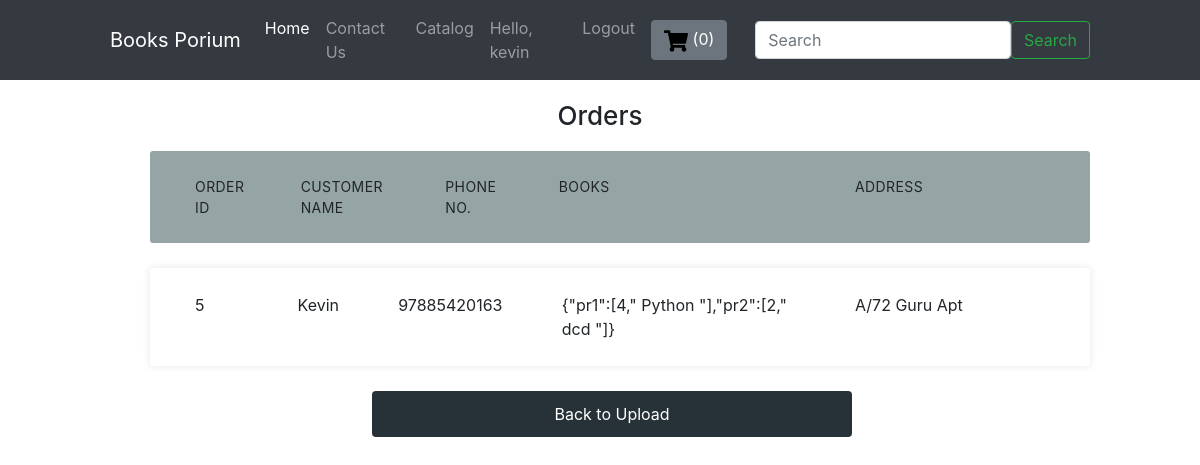
Before: /vieworders (signed in) with the older database file.
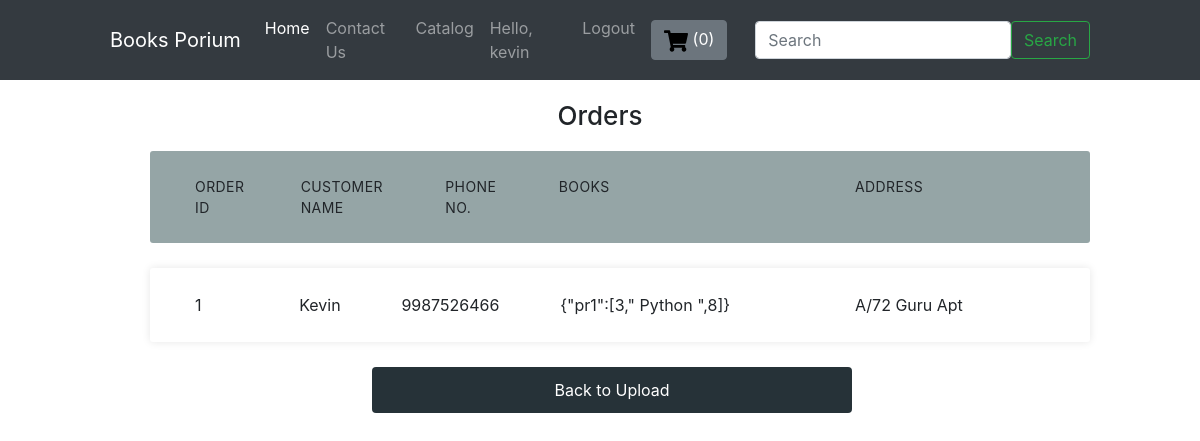
After: the same page with the newer database file.
### Home/models.py (models this page shows, shortened)
class Orders(models.Model):
    order_id= models.AutoField(primary_key=True)
    items_json= models.CharField(max_length=5000)
    name=models.CharField(max_length=90)
    email=models.CharField(max_length=300)
    address=models.CharField(max_length=300)
    city=models.CharField(max_length=300)
    state=models.CharField(max_length=300)
    zip_code=models.CharField(max_length=300)
    phone = models.CharField(max_length=300, default="")

### Home/views.py (the view)
# urls.py: path('vieworders', views.vieworders,name = 'vieworders'),
def vieworders(request):
    all_Materials = Orders.objects.all()
    return render(request, 'vieworders.html', {"Materials": all_Materials})

### templates/vieworders.html (shortened to what this page needs)
{% extends 'base.html' %}
{%block css%}
<link rel="stylesheet" href="../css/vieworders.css">
 {%endblock css%}
{% block body %}
<div class="container">
  <h2> Orders </h2>
  <ul class="responsive-table">
    <li class="table-header">
      <div class="col col-1">Order Id</div>
      <div class="col col-2">Customer Name</div>
        <div class="col col-4">Phone No.</div>
      <div class="col col-5">Books</div>
      <div class="col col-6">Address</div>
    </li>
    {% for Material in Materials %}
    <li class="table-row">
      <div class="col col-1" data-label="Job Id">{{ Material.order_id }}</div>
      <div class="col col-2" data-label="Customer Name">{{ Material.name }}</div>
        <div class="col col-4" data-label="Customer Name">{{ Material.phone }}</div>
      <div class="col col-5" data-label="Amount">{{ Material.items_json }}</div>
      <div class="col col-6" data-label="Payment Status">{{ Material.address }}</div>
    </li>
    {% endfor %}
  </ul>
</div>
<a href="upload_book.html"><button type="submit" class="btn"  id="back"> Back to Upload </button></a>
{% endblock%}

### templates/base.html (shortened to what this page needs)
{% load static %}
<!DOCTYPE html>
<html>
<head>
  <link rel="stylesheet" href="https://cdnjs.cloudflare.com/ajax/libs/twitter-bootstrap/4.1.3/css/bootstrap.min.css">
  <link rel="stylesheet" href="https://cdnjs.cloudflare.com/ajax/libs/ionicons/2.0.1/css/ionicons.min.css">
  <link href="//netdna.bootstrapcdn.com/font-awesome/3.2.1/css/font-awesome.css" rel="stylesheet">
</head>
  {% block css %} {% endblock css %}
{% block header %}
<nav class="navbar navbar-expand-lg navbar-dark bg-dark">
  <div class="container">
    <a class="navbar-brand" href="/">Books Porium</a>
    <div class="collapse navbar-collapse" id="navbarSupportedContent">
      <ul class="navbar-nav me-auto mb-2 mb-lg-0">
        <li class="nav-item">
          <a class="nav-link active" aria-current="page" href="/">Home</a>
        </li>
        <li class="nav-item">
          <a class="nav-link" href="contactus">Contact Us</a>
        </li>
         <li class="nav-item">
          <a class="nav-link" href="catalog">Catalog</a>
        </li>
        {% if user.is_authenticated %}
        <li class="nav-item">
          <a class="nav-link" href="#"> Hello, {{user.username}}</a>
        </li>
        <li class="nav-item">
          <a class="nav-link" href="logout">Logout</a>
        </li>
      </ul>
        <button type="button" class="btn btn-secondary mx-2" id="popcart" data-container="body" data-toggle="popover" data-placement="bottom" data-html="true" data-content="Vivamus
sagittis lacus vel augue laoreet rutrum faucibus.">
      <img src="../images/cart2.svg" style="width:24px; height:24px;"> (<span id="cart">0</span>)
    </button>
 {% elif Seller.is_authenticated %}
            <li class="nav-item">
                <a class="nav-link"> Hello, {{seller.username}}</a></li>
            <li class="nav-item">
            <a class="nav-link" href="logout">Logout</a>
          </li>
        {% endif %}
        <div style="margin-left:20px">
        <form class="d-flex" style="align-items :left;">
          <input class="form-control me-2" type="search" placeholder="Search" aria-label="Search">
          <button class="btn btn-outline-success" type="submit">Search</button>
        </form>
    </div>
    </div>
  </div>
</nav>
{% endblock %}
{% block body %}
{% endblock body %}
</html>

### static/css/vieworders.css (style rules this page uses)
#back { padding:10px; width:100%; background:#263238; color:#fff; }
.container { max-width: 1000px; margin-left: auto; margin-right: auto; padding-left: 10px; padding-right: 10px; }
h2 { font-size: 26px; margin: 20px 0; text-align: center; }
.responsive-table li { border-radius: 3px; padding: 25px 30px; display: flex; justify-content: space-between; margin-bottom: 25px; }
.responsive-table .table-header { background-color: #95A5A6; font-size: 14px; text-transform: uppercase; letter-spacing: 0.03em; }
.responsive-table .table-row { background-color: #ffffff; box-shadow: 0px 0px 9px 0px rgba(0, 0, 0, 0.1); }
.responsive-table .col-1 { flex-basis: 10%; }
.responsive-table .col-2 { flex-basis: 5%; }
.responsive-table .col-4 { flex-basis: 5%; }
.responsive-table .col-5 { flex-basis: 30%; }
.responsive-table .col-6 { flex-basis: 25%; }

### templates/vieworders.html (style rules this page uses)
#back { padding:10px; align:center; margin-left:31%; width:40%; background:#263238; color:#fff; }

Changed rows visible on the page:
removed Orders: order_id "5", name "Kevin", phone "97885420163", items_json "{\"pr1\":[4,\" Python \"],\"pr2\":[2,\" dcd \"]}", address "A/72 Guru Apt"
added Orders: order_id "1", name "Kevin", phone "9987526466", items_json "{\"pr1\":[3,\" Python \",8]}", address "A/72 Guru Apt"
